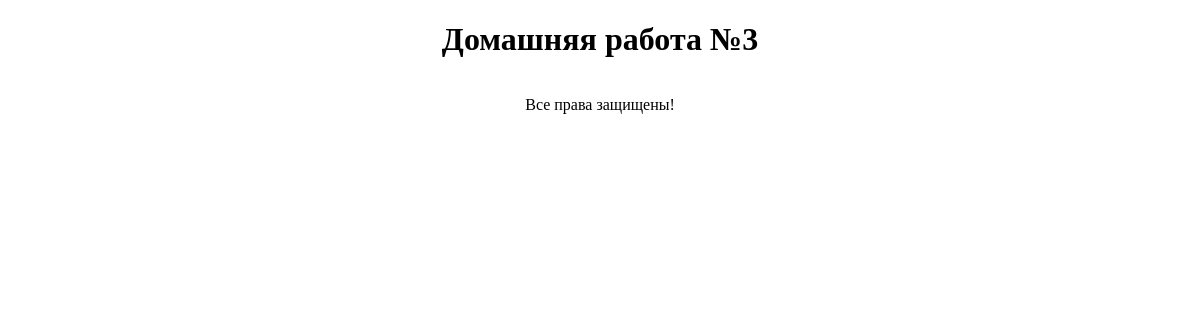
/homework3app/get_clients, run on an earlier commit of the app's database.
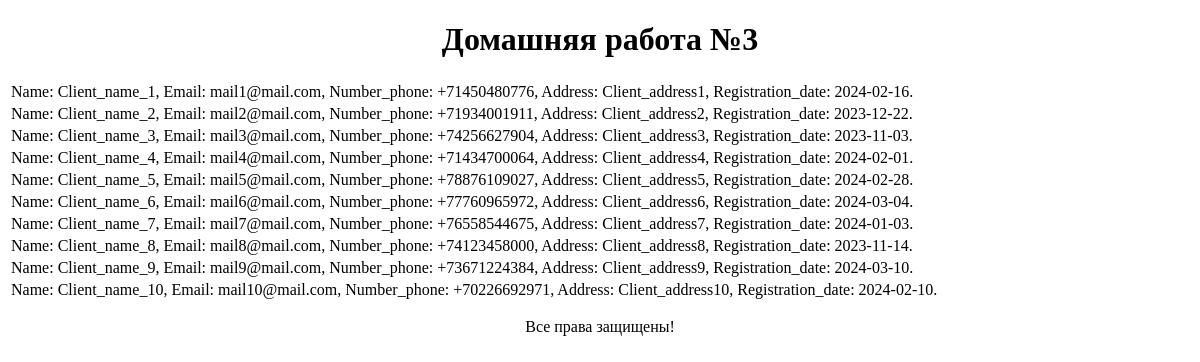
And on a later commit of the database.
### homework3app/models.py (models this page shows)
class Client(models.Model):
    name = models.CharField(max_length=100)
    email = models.EmailField()
    number_phone_regex = RegexValidator(regex=r"^\+?1?\d{8,15}$")
    number_phone = models.CharField(validators=[number_phone_regex], max_length=16, unique=True)
    address = models.CharField(max_length=100)
    registration_date = models.DateField()
    def __str__(self):
        return f'Name: {self.name}, Email: {self.email}, Number_phone: {self.number_phone},' \
               f' Address: {self.address}, Registration_date: {self.registration_date}.'

### homework3app/views.py (the view)
# urls.py: path('get_clients', read_clients, name='get_clients'),
def read_clients(request):
    clients_list = list(Client.objects.all())
    context = {
        'title': 'Получение списка клиентов',
        'my_list': clients_list,
    }
    return render(request, 'homework3app/clients_read.html', context)

### homework3app/templates/homework3app/clients_read.html
{% extends 'homework3app/base.html' %}
{% block content %}
    <table>
        {% for item in my_list %}
            <tr><td>{{ item }}</td></tr>
        {% endfor %}
    </table>
{% endblock %}

### homework3app/templates/homework3app/base.html (shortened to what this page needs)
<!doctype html>
<html lang="ru">
<head>
</head>
<body>
    <header>
        <p><h1  style="text-align:center;">Домашняя работа №3</h1></p>
    </header>
    {% block content %}{% endblock %}
    <footer>
        <p style="text-align:center;">Все права защищены!</p>
    </footer>
</body>
</html>

What changed in the data, as far as the page shows it:
added Client: name+email+number_phone "Name: Client_name_1, Email: mail1@mail.com, Number_phone: +71450480776, Address: Client_address1, Registration_date: 2024-02-16."
added Client: name+email+number_phone "Name: Client_name_2, Email: mail2@mail.com, Number_phone: +71934001911, Address: Client_address2, Registration_date: 2023-12-22."
added Client: name+email+number_phone "Name: Client_name_3, Email: mail3@mail.com, Number_phone: +74256627904, Address: Client_address3, Registration_date: 2023-11-03."
added Client: name+email+number_phone "Name: Client_name_4, Email: mail4@mail.com, Number_phone: +71434700064, Address: Client_address4, Registration_date: 2024-02-01."
added Client: name+email+number_phone "Name: Client_name_5, Email: mail5@mail.com, Number_phone: +78876109027, Address: Client_address5, Registration_date: 2024-02-28."
added Client: name+email+number_phone "Name: Client_name_6, Email: mail6@mail.com, Number_phone: +77760965972, Address: Client_address6, Registration_date: 2024-03-04."
added Client: name+email+number_phone "Name: Client_name_7, Email: mail7@mail.com, Number_phone: +76558544675, Address: Client_address7, Registration_date: 2024-01-03."
added Client: name+email+number_phone "Name: Client_name_8, Email: mail8@mail.com, Number_phone: +74123458000, Address: Client_address8, Registration_date: 2023-11-14."
added Client: name+email+number_phone "Name: Client_name_9, Email: mail9@mail.com, Number_phone: +73671224384, Address: Client_address9, Registration_date: 2024-03-10."
added Client: name+email+number_phone "Name: Client_name_10, Email: mail10@mail.com, Number_phone: +70226692971, Address: Client_address10, Registration_date: 2024-02-10."
